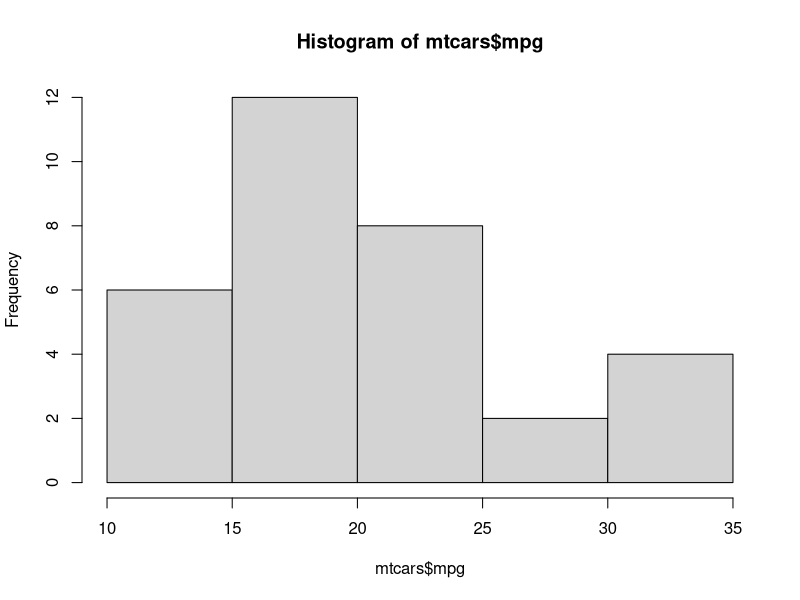
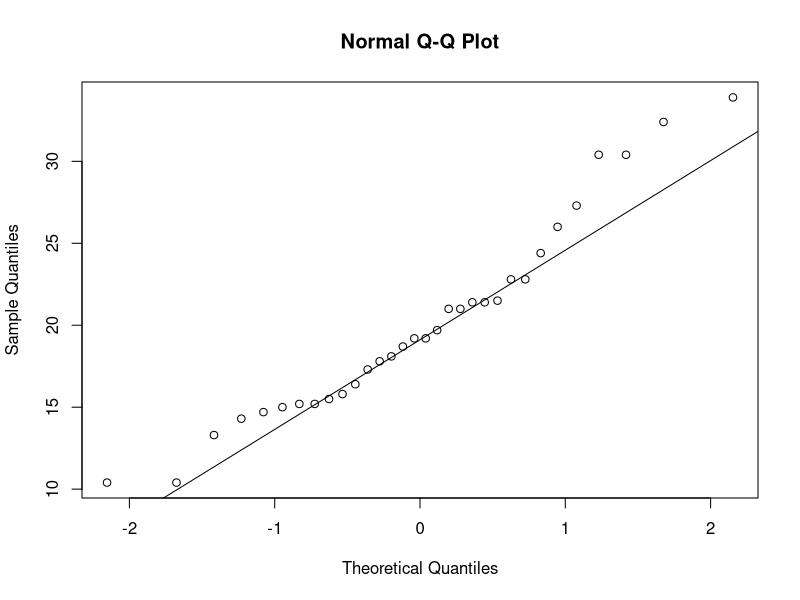
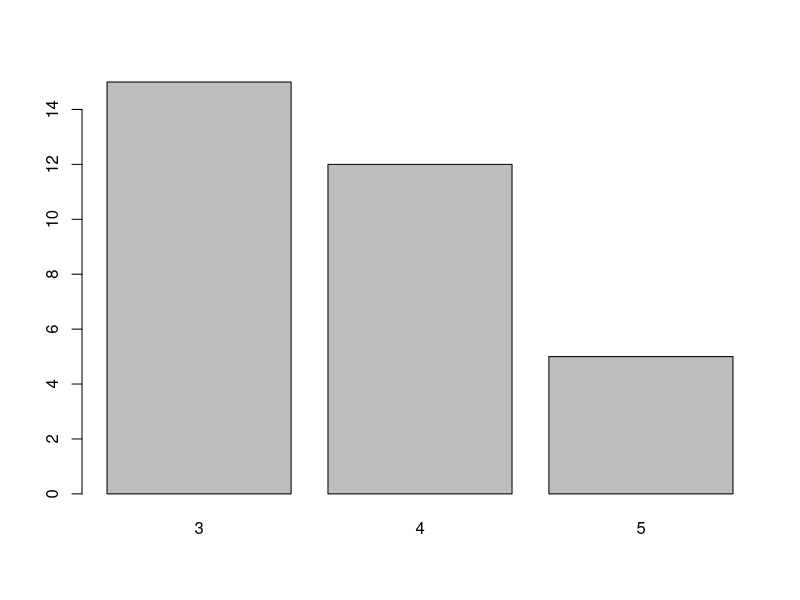
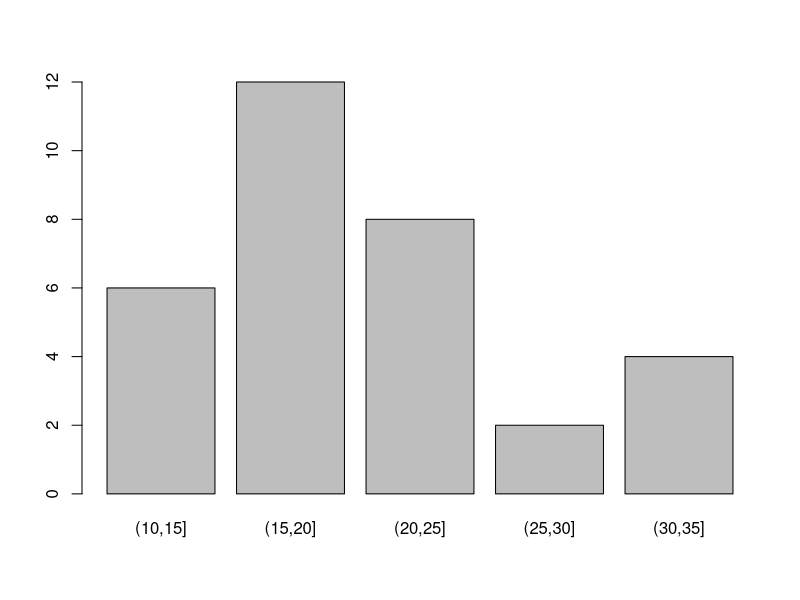

Source code (R) for these figures, in order:
# Usando dados ja disponiveis na ide, dataframe mtcars
#?mtcars traz informações na tab help
data(mtcars)

#grafico do tipo hisrograma acessando coluna galoes por milha 
hist(mtcars$mpg)

#distribuição normal em volta da média
qqnorm(mtcars$mpg)
#o quanto se assemelham da distribuição normal
qqline(mtcars$mpg)

#tabela de frequencia ou contingencia 3,4,5 e observações relativas 
table(mtcars$gear)

#grafico de barras ,chamando a função table
barplot(table(mtcars$gear))

#tabela de freq para dados continuos,ultilizando irtevalos na função seq
cut(mtcars$mpg,seq(10,35,5))

#chamando a função grafica para os dados tbm com discretização e seq intervalos
barplot(table(cut(mtcars$mpg,seq(10,35,5))))











